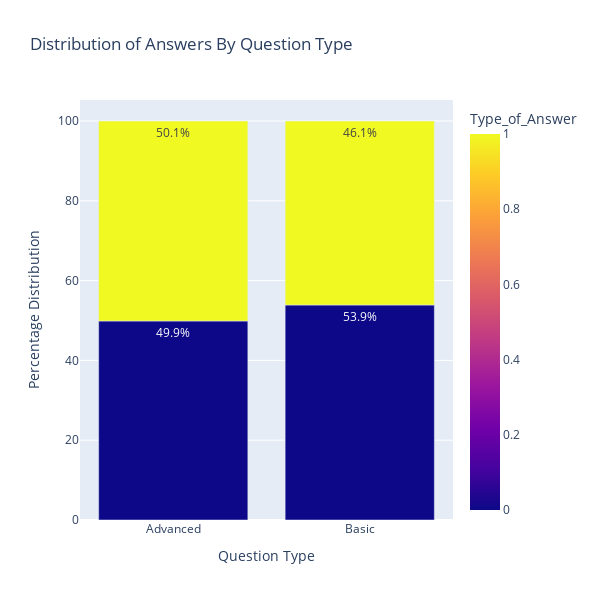

This figure's notebook cell:
### Markdown cell above
d. Is there a pattern in the Type of Answer (correct or incorrect) by the Question Level?

### Code cell
questionPattern = (df.groupby(['Question_Level', 'Type_of_Answer']).size().reset_index(name= 'Count'))
questionPattern['Total'] = questionPattern.groupby('Question_Level')['Count'].transform('sum')
questionPattern['Percentage'] = (questionPattern['Count']/questionPattern['Total'])*100

fig = px.bar(
    questionPattern,
    x= 'Question_Level',
    y= 'Percentage',
    title= 'Distribution of Answers By Question Type',
    color= 'Type_of_Answer',
    text= 'Percentage',
    height= 600,
    width= 600,
)

fig.update_traces( texttemplate = '%{text:.1f}%',
                  textposition = 'inside'    
)

fig.update_layout(
    xaxis_title = 'Question Type',
    yaxis_title = 'Percentage Distribution',
    barmode = 'stack',
    legend_title = 'Answer Type'
)
fig.show()

### Figure 1 — Plotly figure (JSON) as saved in the notebook; plotly's stock layout.template omitted (floating-point values rounded to 4 significant figures)
{"data": [{"alignmentgroup": "True", "hovertemplate": "Question_Level=%{x}<br>Percentage=%{text}<br>Type_of_Answer=%{marker.color}<extra></extra>", "legendgroup": "", "marker": {"color": [0, 1, 0, 1], "coloraxis": "coloraxis", "pattern": {"shape": ""}}, "name": "", "offsetgroup": "", "orientation": "v", "showlegend": false, "text": [49.88, 50.12, 53.89, 46.11], "textposition": "inside", "texttemplate": "%{text:.1f}%", "type": "bar", "x": ["Advanced", "Advanced", "Basic", "Basic"], "xaxis": "x", "y": [49.88, 50.12, 53.89, 46.11], "yaxis": "y"}], "layout": {"barmode": "stack", "coloraxis": {"colorbar": {"title": {"text": "Type_of_Answer"}}, "colorscale": [[0, "#0d0887"], [0.1111, "#46039f"], [0.2222, "#7201a8"], [0.3333, "#9c179e"], [0.4444, "#bd3786"], [0.5556, "#d8576b"], [0.6667, "#ed7953"], [0.7778, "#fb9f3a"], [0.8889, "#fdca26"], [1, "#f0f921"]]}, "height": 600, "legend": {"title": {"text": "Answer Type"}, "tracegroupgap": 0}, "title": {"text": "Distribution of Answers By Question Type"}, "width": 600, "xaxis": {"anchor": "y", "domain": [0, 1], "title": {"text": "Question Type"}}, "yaxis": {"anchor": "x", "domain": [0, 1], "title": {"text": "Percentage Distribution"}}}}
